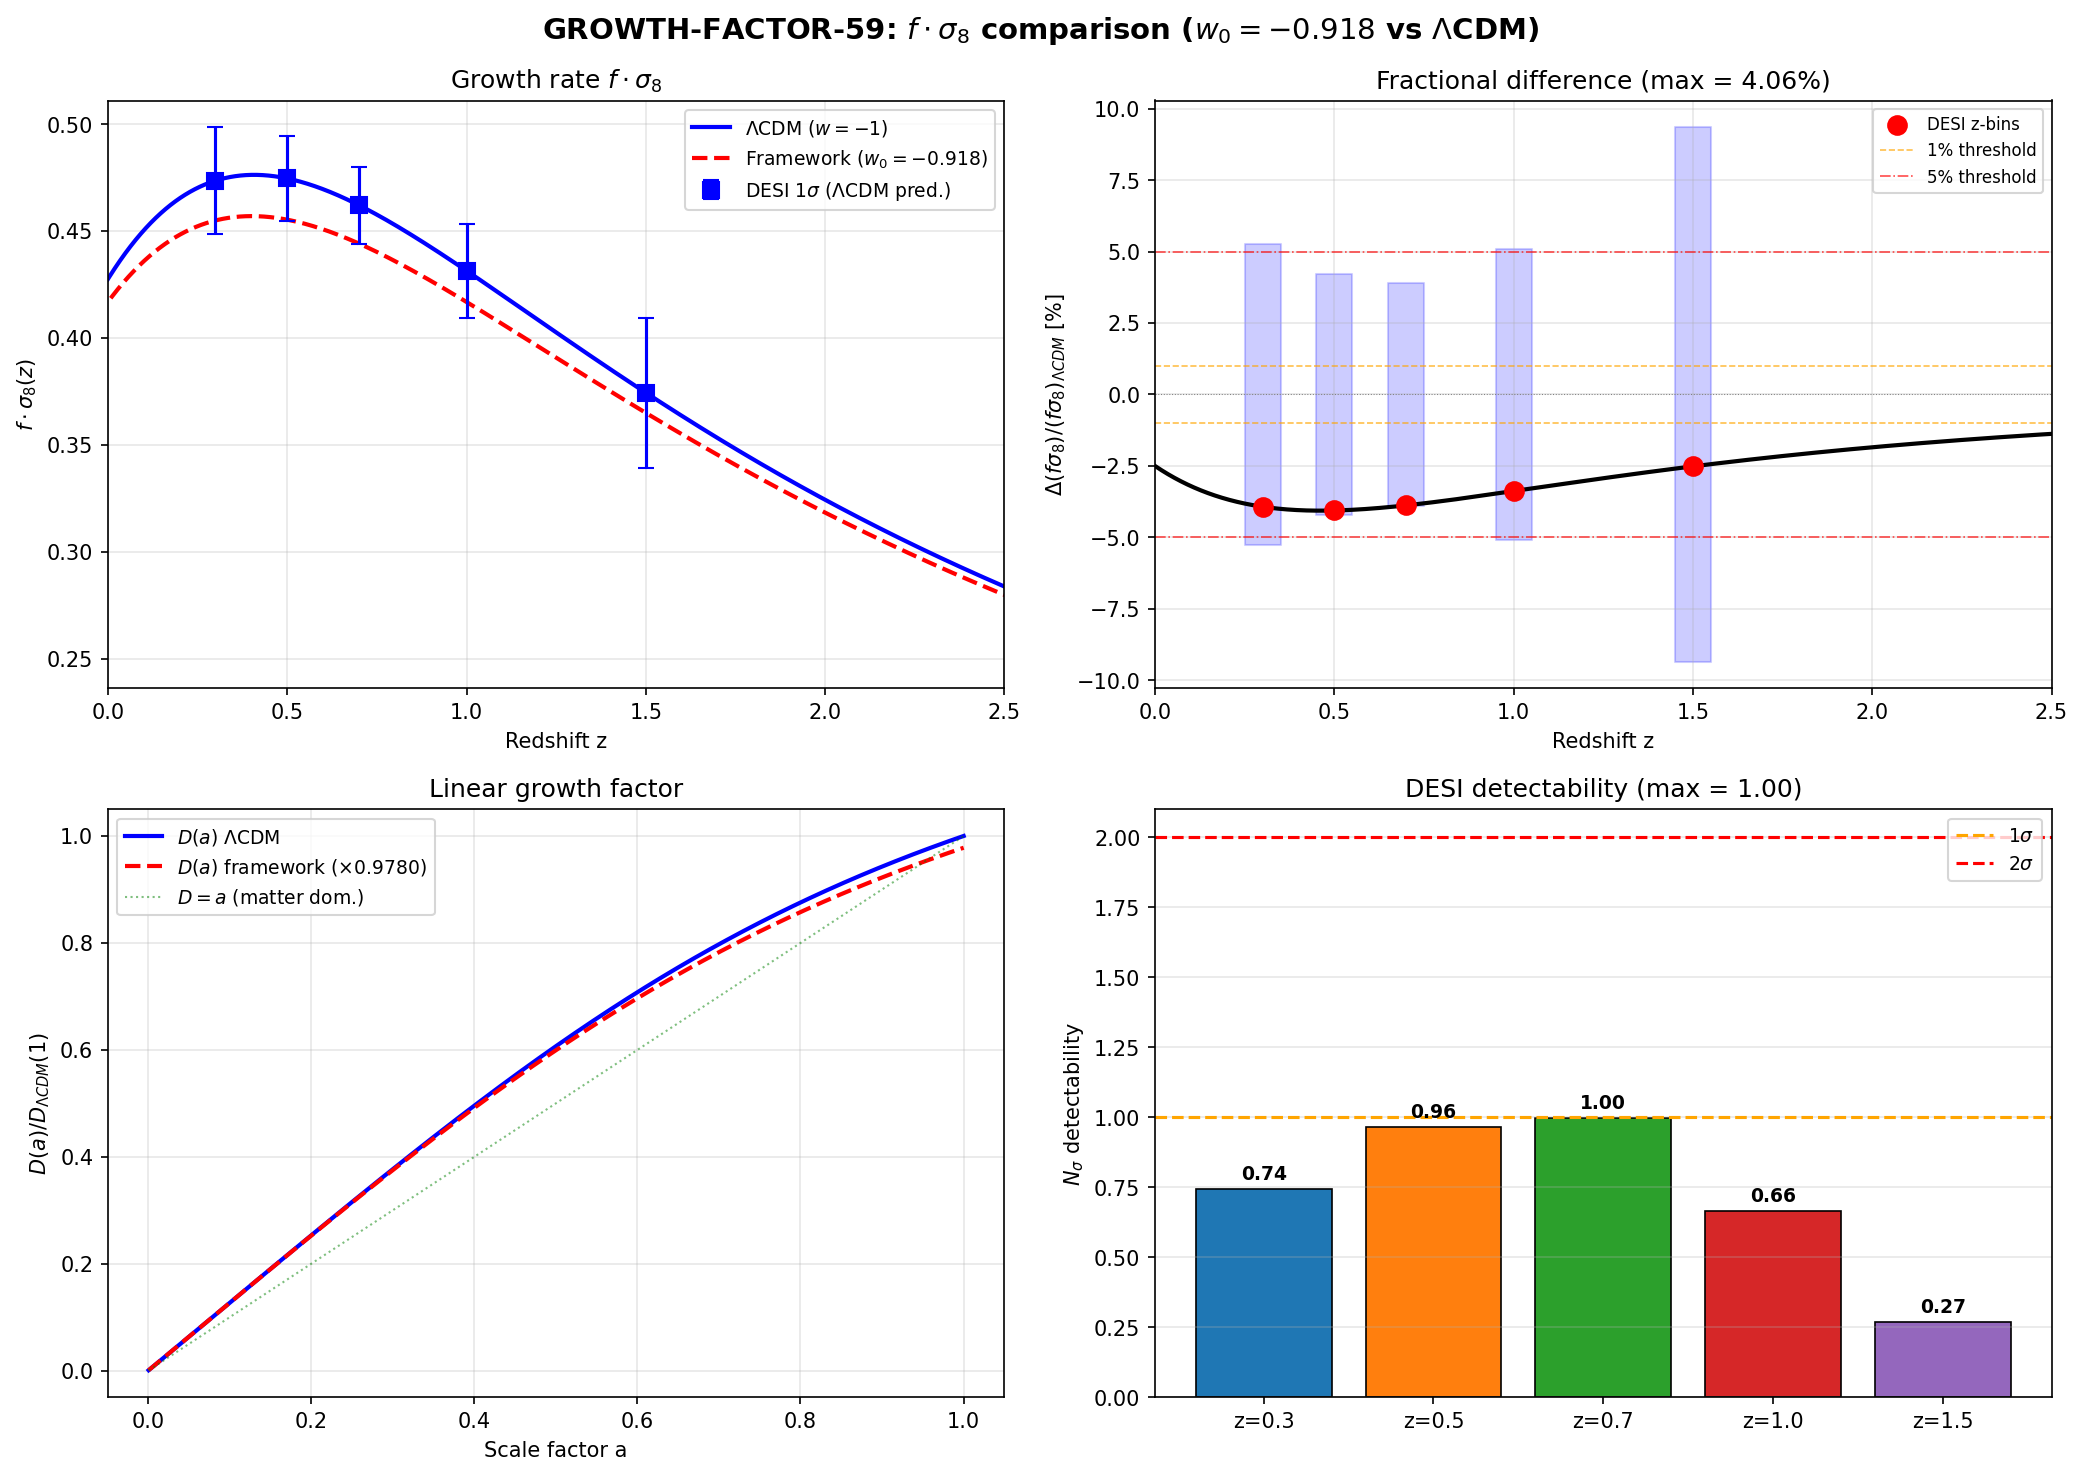

Reproduce this figure in Python.
#!/usr/bin/env python3
"""
s59_growth_factor.py — GROWTH-FACTOR-59
=========================================

Compute the linear growth factor D(a) and f*sigma_8(z) for:
  (1) LCDM: w = -1 (constant)
  (2) Framework: w_0 = -0.918, w_a = 0 (constant w != -1)

Compare at DESI redshift bins and assess detectability.

Growth equation (scale-factor form):
  D''(a) + [3/a + (1/2)(dE^2/da)/E^2] D'(a) - (3/2) Omega_m / (a^5 E^2) D(a) = 0

Gate: GROWTH-FACTOR-59
  PASS: max |Delta(f*sigma8)/(f*sigma8)_LCDM| < 1%
  INFO: 1-5%
  FAIL: > 5%

Session 59 — Mack (Cosmic Bridge)
"""

import os
import sys
import traceback

# Wrap everything in try/except to catch errors
try:
    import numpy as np
    from scipy.integrate import solve_ivp
    from scipy.interpolate import interp1d
    import matplotlib
    matplotlib.use('Agg')
    import matplotlib.pyplot as plt

    # Change to script directory
    script_dir = os.path.dirname(os.path.abspath(__file__))
    os.chdir(script_dir)
    sys.path.insert(0, script_dir)

    # Import canonical constants
    from canonical_constants import (
        Omega_m, Omega_Lambda, sigma_8, H_0_km_s_Mpc
    )

    # ========================================================================
    # Step 0: Load framework w_0 from S58 data
    # ========================================================================
    s58_data = np.load('s58_w_desi.npz', allow_pickle=True)
    w0 = float(s58_data['w_0_A'])   # = -0.9181
    wa = float(s58_data['w_a_A'])   # = -0.000575 (essentially zero)

    # For this computation we treat w as constant at w_0 (w_a ~ 0)
    Omega_DE = 1.0 - Omega_m  # flat universe

    # ========================================================================
    # Step 1: Hubble functions
    # ========================================================================
    def E2_LCDM(a):
        return Omega_m * a**(-3) + Omega_Lambda

    def E2_wCDM(a, w0_val):
        return Omega_m * a**(-3) + Omega_DE * a**(-3.0*(1.0 + w0_val))

    def dE2_da_LCDM(a):
        return -3.0 * Omega_m * a**(-4)

    def dE2_da_wCDM(a, w0_val):
        exp_w = -3.0*(1.0 + w0_val)
        return -3.0 * Omega_m * a**(-4) + exp_w * Omega_DE * a**(exp_w - 1.0)

    # ========================================================================
    # Step 2: Growth ODE
    # ========================================================================
    # D'' + [3/a + (1/2)(dE2/da)/E2] D' - (3/2) Omega_m / (a^5 * E2) D = 0
    # y = [D, dD/da]

    def growth_rhs_LCDM(a, y):
        D, Dp = y
        e2 = E2_LCDM(a)
        de2 = dE2_da_LCDM(a)
        Dpp = -(3.0/a + 0.5*de2/e2)*Dp + 1.5*Omega_m/(a**5 * e2)*D
        return [Dp, Dpp]

    def growth_rhs_wCDM(a, y):
        D, Dp = y
        e2 = E2_wCDM(a, w0)
        de2 = dE2_da_wCDM(a, w0)
        Dpp = -(3.0/a + 0.5*de2/e2)*Dp + 1.5*Omega_m/(a**5 * e2)*D
        return [Dp, Dpp]

    # ========================================================================
    # Step 3: Initial conditions (matter domination: D=a, dD/da=1)
    # ========================================================================
    a_init = 0.001  # z = 999 (local)
    a_final = 1.0  # (local)
    y0 = [a_init, 1.0]

    a_eval = np.linspace(a_init, a_final, 10000)

    # ========================================================================
    # Step 4: Solve LCDM
    # ========================================================================
    sol_L = solve_ivp(growth_rhs_LCDM, [a_init, a_final], y0,
                      t_eval=a_eval, method='RK45', rtol=1e-10, atol=1e-12)
    assert sol_L.success, f"LCDM integration failed: {sol_L.message}"

    D_L = sol_L.y[0]
    Dp_L = sol_L.y[1]
    a_arr = sol_L.t

    # Normalize D(a=1) = 1
    D_L_norm = D_L / D_L[-1]
    Dp_L_norm = Dp_L / D_L[-1]

    # f = d(ln D)/d(ln a) = a * D'/D
    f_L = a_arr * Dp_L_norm / D_L_norm

    # f*sigma_8(a) with correct normalization for LCDM
    fsig8_L = f_L * sigma_8 * D_L_norm

    # ========================================================================
    # Step 5: Solve wCDM (framework)
    # ========================================================================
    sol_W = solve_ivp(growth_rhs_wCDM, [a_init, a_final], y0,
                      t_eval=a_eval, method='RK45', rtol=1e-10, atol=1e-12)
    assert sol_W.success, f"wCDM integration failed: {sol_W.message}"

    D_W = sol_W.y[0]
    Dp_W = sol_W.y[1]
    a_W = sol_W.t

    # Growth ratio: same A_s => sigma_8 scales by D(1) ratio
    growth_ratio = D_W[-1] / D_L[-1]
    sigma8_W = sigma_8 * growth_ratio

    D_W_norm = D_W / D_W[-1]
    Dp_W_norm = Dp_W / D_W[-1]
    f_W = a_W * Dp_W_norm / D_W_norm
    fsig8_W = f_W * sigma8_W * D_W_norm

    # ========================================================================
    # Step 6: Evaluate at DESI redshift bins
    # ========================================================================
    z_DESI = np.array([0.3, 0.5, 0.7, 1.0, 1.5])
    a_DESI = 1.0 / (1.0 + z_DESI)

    # DESI DR1/DR2 approximate f*sigma_8 uncertainties
    # Based on DESI 2024 KP-VII (BAO+RSD), representative per-bin 1-sigma
    desi_err = np.array([0.025, 0.020, 0.018, 0.022, 0.035])

    iL = interp1d(a_arr, fsig8_L, kind='cubic')
    iW = interp1d(a_W, fsig8_W, kind='cubic')

    fsig8_L_DESI = iL(a_DESI)
    fsig8_W_DESI = iW(a_DESI)

    frac_diff = (fsig8_W_DESI - fsig8_L_DESI) / fsig8_L_DESI
    abs_diff = fsig8_W_DESI - fsig8_L_DESI
    n_sigma = np.abs(abs_diff) / desi_err

    # Also compute f alone at DESI points
    iL_f = interp1d(a_arr, f_L, kind='cubic')
    iW_f = interp1d(a_W, f_W, kind='cubic')
    f_L_DESI = iL_f(a_DESI)
    f_W_DESI = iW_f(a_DESI)

    # Linder gamma: f ~ Omega_m(a)^gamma
    gamma_LCDM = 0.55  # (local)
    gamma_wCDM = 0.55 + 0.05*(1.0 + w0)  # Linder 2005

    max_frac = np.max(np.abs(frac_diff)) * 100.0
    max_nsig = np.max(n_sigma)

    # Gate verdict
    if max_frac < 1.0:
        verdict = "PASS"
        verdict_msg = f"< 1% ({max_frac:.3f}%) -- degenerate with LCDM in growth"
    elif max_frac < 5.0:
        verdict = "INFO"
        verdict_msg = f"1-5% ({max_frac:.3f}%) -- marginally detectable"
    else:
        verdict = "FAIL"
        verdict_msg = f"> 5% ({max_frac:.3f}%) -- testable by DESI f*sigma_8"

    # ========================================================================
    # Step 7: Save results
    # ========================================================================
    np.savez('s59_growth_factor.npz',
        a_arr=a_arr,
        z_DESI=z_DESI, a_DESI=a_DESI,
        D_LCDM_norm=D_L_norm, f_LCDM=f_L, fsig8_LCDM=fsig8_L,
        D_wCDM_norm=D_W_norm, f_wCDM=f_W, fsig8_wCDM=fsig8_W,
        fsig8_LCDM_at_DESI=fsig8_L_DESI,
        fsig8_wCDM_at_DESI=fsig8_W_DESI,
        f_LCDM_at_DESI=f_L_DESI, f_wCDM_at_DESI=f_W_DESI,
        frac_diff=frac_diff, abs_diff=abs_diff,
        n_sigma=n_sigma, desi_err=desi_err,
        w0=np.float64(w0), wa=np.float64(wa),
        sigma8_LCDM=np.float64(sigma_8),
        sigma8_wCDM=np.float64(sigma8_W),
        growth_ratio=np.float64(growth_ratio),
        max_frac_diff_pct=np.float64(max_frac),
        max_nsigma=np.float64(max_nsig),
        gamma_LCDM=np.float64(gamma_LCDM),
        gamma_wCDM=np.float64(gamma_wCDM),
        verdict=np.array(verdict),
    )

    # ========================================================================
    # Step 8: Write text results
    # ========================================================================
    lines = []
    lines.append("GROWTH-FACTOR-59 Results")
    lines.append("=" * 70)
    lines.append(f"Framework: w_0 = {w0:.6f}, w_a = {wa:.6f} (constant w)")
    lines.append(f"LCDM: w = -1")
    lines.append(f"Omega_m = {Omega_m}, Omega_DE = {Omega_DE}")
    lines.append(f"sigma_8(LCDM) = {sigma_8:.4f}")
    lines.append(f"sigma_8(framework) = {sigma8_W:.4f}")
    lines.append(f"Growth ratio D_fw/D_LCDM(z=0) = {growth_ratio:.6f}")
    lines.append(f"Linder gamma: LCDM = {gamma_LCDM:.3f}, wCDM = {gamma_wCDM:.4f}")
    lines.append("")
    lines.append(f"{'z':>5s} {'a':>7s} {'fsig8_L':>10s} {'fsig8_fw':>10s} {'frac%':>8s} {'abs_diff':>10s} {'err':>8s} {'Nsig':>7s}")
    lines.append("-" * 70)
    for i, z in enumerate(z_DESI):
        lines.append(f"{z:5.1f} {a_DESI[i]:7.4f} {fsig8_L_DESI[i]:10.5f} {fsig8_W_DESI[i]:10.5f} "
                     f"{frac_diff[i]*100:7.3f}% {abs_diff[i]:10.5f} {desi_err[i]:8.4f} {n_sigma[i]:7.2f}")
    lines.append("-" * 70)
    lines.append(f"Max fractional difference: {max_frac:.3f}%")
    lines.append(f"Max N-sigma: {max_nsig:.2f}")
    lines.append("")
    lines.append(f"GATE: GROWTH-FACTOR-59 = {verdict}")
    lines.append(f"  {verdict_msg}")
    lines.append("")
    lines.append(f"f(z) at DESI bins:")
    for i, z in enumerate(z_DESI):
        lines.append(f"  z={z:.1f}: f_L={f_L_DESI[i]:.5f}, f_fw={f_W_DESI[i]:.5f}, "
                     f"diff={(f_W_DESI[i]-f_L_DESI[i])/f_L_DESI[i]*100:.3f}%")

    with open('s59_growth_factor_results.txt', 'w') as f:
        f.write('\n'.join(lines))

    # ========================================================================
    # Step 9: Plot
    # ========================================================================
    fig, axes = plt.subplots(2, 2, figsize=(14, 10))
    fig.suptitle(r'GROWTH-FACTOR-59: $f\cdot\sigma_8$ comparison ($w_0 = %.3f$ vs $\Lambda$CDM)' % w0,
                 fontsize=14, fontweight='bold')

    # Panel 1: f*sigma_8(z)
    ax = axes[0, 0]
    z_plot = 1.0/a_arr - 1.0
    mask = z_plot < 3.0
    ax.plot(z_plot[mask], fsig8_L[mask], 'b-', lw=2, label=r'$\Lambda$CDM ($w = -1$)')
    ax.plot(z_plot[mask], fsig8_W[mask], 'r--', lw=2, label=r'Framework ($w_0 = %.3f$)' % w0)
    ax.errorbar(z_DESI, fsig8_L_DESI, yerr=desi_err, fmt='bs', ms=8,
                capsize=4, label=r'DESI 1$\sigma$ ($\Lambda$CDM pred.)')
    ax.set_xlabel('Redshift z')
    ax.set_ylabel(r'$f \cdot \sigma_8(z)$')
    ax.set_xlim(0, 2.5)
    ax.legend(fontsize=9)
    ax.set_title(r'Growth rate $f \cdot \sigma_8$')
    ax.grid(True, alpha=0.3)

    # Panel 2: Fractional difference
    ax = axes[0, 1]
    frac_curve = (fsig8_W - fsig8_L) / fsig8_L * 100
    ax.plot(z_plot[mask], frac_curve[mask], 'k-', lw=2)
    ax.scatter(z_DESI, frac_diff*100, c='red', s=80, zorder=5, label='DESI z-bins')
    for i, z in enumerate(z_DESI):
        err_pct = desi_err[i] / fsig8_L_DESI[i] * 100
        ax.fill_between([z-0.05, z+0.05], [-err_pct]*2, [err_pct]*2,
                        alpha=0.2, color='blue')  # (local)
    ax.axhline(0, color='gray', ls=':', lw=0.5)
    ax.axhline(1, color='orange', ls='--', lw=0.8, alpha=0.7, label='1% threshold')
    ax.axhline(-1, color='orange', ls='--', lw=0.8, alpha=0.7)
    ax.axhline(5, color='red', ls='-.', lw=0.8, alpha=0.7, label='5% threshold')
    ax.axhline(-5, color='red', ls='-.', lw=0.8, alpha=0.7)
    ax.set_xlabel('Redshift z')
    ax.set_ylabel(r'$\Delta(f\sigma_8) / (f\sigma_8)_{\Lambda CDM}$ [%]')
    ax.set_xlim(0, 2.5)
    ax.legend(fontsize=8)
    ax.set_title('Fractional difference (max = %.2f%%)' % max_frac)
    ax.grid(True, alpha=0.3)

    # Panel 3: Growth factor D(a)
    ax = axes[1, 0]
    ax.plot(a_arr, D_L_norm, 'b-', lw=2, label=r'$D(a)$ $\Lambda$CDM')
    ax.plot(a_W, D_W_norm * growth_ratio, 'r--', lw=2,
            label=r'$D(a)$ framework ($\times %.4f$)' % growth_ratio)
    ax.plot(a_arr, a_arr/a_arr[-1], 'g:', lw=1, alpha=0.5, label=r'$D = a$ (matter dom.)')
    ax.set_xlabel('Scale factor a')
    ax.set_ylabel(r'$D(a) / D_{\Lambda CDM}(1)$')
    ax.legend(fontsize=9)
    ax.set_title('Linear growth factor')
    ax.grid(True, alpha=0.3)

    # Panel 4: N-sigma detectability
    ax = axes[1, 1]
    colors = ['#1f77b4', '#ff7f0e', '#2ca02c', '#d62728', '#9467bd']
    bars = ax.bar(range(len(z_DESI)), n_sigma, color=colors, edgecolor='black', lw=0.8)
    ax.set_xticks(range(len(z_DESI)))
    ax.set_xticklabels(['z=%.1f' % z for z in z_DESI])
    ax.set_ylabel(r'$N_\sigma$ detectability')
    ax.axhline(1, color='orange', ls='--', lw=1.5, label=r'1$\sigma$')
    ax.axhline(2, color='red', ls='--', lw=1.5, label=r'2$\sigma$')
    ax.set_title('DESI detectability (max = %.2f)' % max_nsig)
    ax.legend(fontsize=9)
    ax.grid(True, alpha=0.3, axis='y')
    for bar, val in zip(bars, n_sigma):
        ax.text(bar.get_x() + bar.get_width()/2, bar.get_height() + 0.02,
                '%.2f' % val, ha='center', va='bottom', fontsize=9, fontweight='bold')

    plt.tight_layout()
    plt.savefig('s59_growth_factor.png', dpi=150, bbox_inches='tight')

    # ========================================================================
    # Step 10: Write completion marker
    # ========================================================================
    with open('_s59_done.txt', 'w') as f:
        f.write(f"DONE\nverdict={verdict}\nmax_frac={max_frac:.3f}\nmax_nsig={max_nsig:.2f}\n")
        f.write(f"growth_ratio={growth_ratio:.6f}\nsigma8_W={sigma8_W:.4f}\n")
        f.write(f"w0={w0:.6f}\n")

except Exception as e:
    with open('_s59_error.txt', 'w') as f:
        f.write(f"ERROR: {e}\n")
        f.write(traceback.format_exc())
